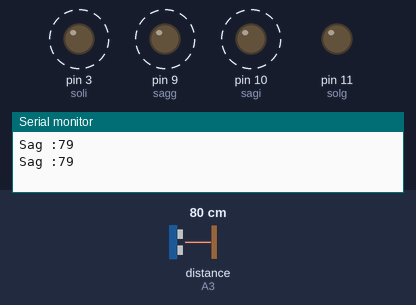
The sketch below on a simulated Arduino Uno, built with avr-gcc and run on an emulated ATmega328P. Shown: output pins drawn as LEDs (lit = HIGH), the last lines printed to the serial monitor. Wiring (inferred from the names in the program): ultrasonic range finder: trigger A2; echo A3. Dashed ring = blinking. Inputs (shaded band) come from the test bench; at power-on: distance to the obstacle (sensor on A3) 80 cm. The echo pulse lasts 58.3 µs per cm; pins used as bus, display or sensor lines are not drawn.

Above: at 0.6 s.
1.3 s: distance to the obstacle (sensor on A3) set to 18 cm
4.3 s: distance to the obstacle (sensor on A3) set to 13 cm
At 5.3 s:
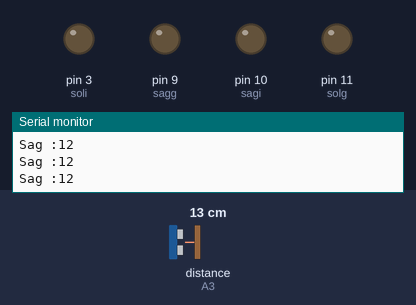
5.8 s: distance to the obstacle (sensor on A3) set to 10 cm
7.3 s: distance to the obstacle (sensor on A3) set to 7 cm
At 7.51 s:
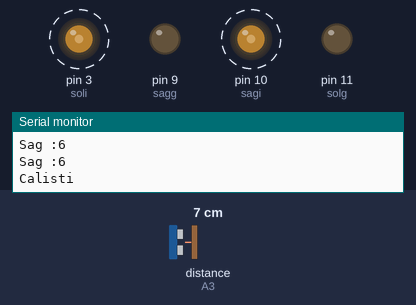
10.3 s: distance to the obstacle (sensor on A3) set to 9 cm
At 10.9 s:
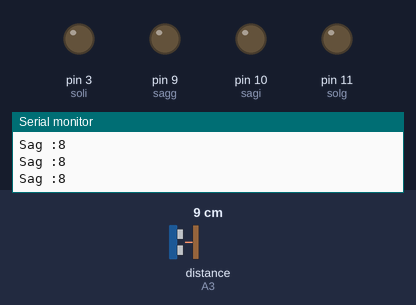
11.8 s: distance to the obstacle (sensor on A3) set to 2 cm
At 12.01 s:
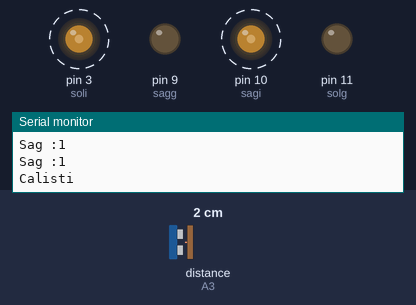
Timing chart, 0 to 15.8 s (numbered marks = the images above; inputs shaded):
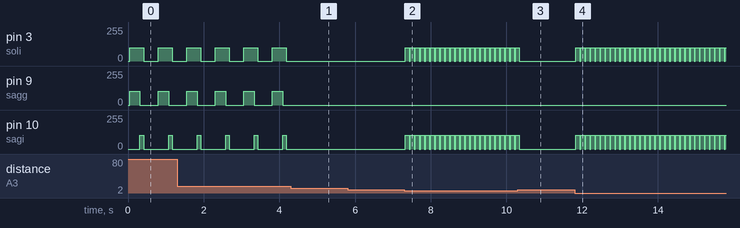

Measured:
- the behaviour switches between 16 and 15 cm on distance to the obstacle (sensor on A3) (found by bisection; images 0 and 1)
- the behaviour switches between 9 and 8 cm on distance to the obstacle (sensor on A3) (found by bisection; images 1 and 2)
- after the input at 4.3 s, pin 3 (soli), pin 9 (sagg), pin 10 (sagi): stops changing and stays 0/255
- after the input at 7.3 s, pin 3 (soli): alternates 101/255 for 0.10 s and 0/255 for 0.03 s, starting at once; pin 10 (sagi): alternates 102/255 for 0.10 s and 0/255 for 0.03 s, starting at once
- after the input at 10.3 s, pin 3 (soli), pin 10 (sagi): goes on until 10.3 s, then stays 0/255
- after the input at 11.8 s, pin 3 (soli): alternates 101/255 for 0.10 s and 0/255 for 0.03 s, starting at once; pin 10 (sagi): alternates 102/255 for 0.10 s and 0/255 for 0.03 s, starting at once
- by itself, pin 3 (soli): alternates 101/255 for 0.37 s and 0/255 for 0.38 s
- by itself, pin 9 (sagg): alternates 102/255 for 0.27 s and 0/255 for 0.48 s

The sketch:

arduino_robot.ino
```cpp
// C++ code
//

int trigSag = A2;
int echoSag = A3;

int trigIleri = A1;
int echoIleri = A0;

long sureSag;
long sureIleri;
long uzaklikSag;
long uzaklikIleri;

// Motor A bağlantıları
int soli = 3;
int solg = 11;
// Motor B bağlantıları
int sagg = 9;
int sagi = 10;


void setup()
{
  // Tüm motor kontrol pinlerini çıkışlara ayarlayın
  pinMode(soli, OUTPUT);
  pinMode(solg, OUTPUT);
  pinMode(sagg, OUTPUT);
  pinMode(sagi, OUTPUT);

  pinMode(trigSag, OUTPUT);
  pinMode(echoSag, INPUT);

  pinMode(trigIleri, OUTPUT);
  pinMode(echoIleri, INPUT);

  Serial.begin(9600);

  // Motorları kapatın - Başlangıç durumu
  analogWrite(soli, 0);
  analogWrite(solg, 0);
  analogWrite(sagg, 0);
  analogWrite(sagi, 0);
}

void loop()
{
  if(distanceMeterSag()<=7){
    Serial.println("Calisti");
    forward(101.50,0,0,102);
    stopmove();
  }
  if(distanceMeterSag()>=15){
    turnright(101.50,0,102,0);
    stopmove();
    delay(50);
    }
}

long distanceMeterSag()
{
    digitalWrite(trigSag, LOW);
    delayMicroseconds(5);
    digitalWrite(trigSag, HIGH);
    delayMicroseconds(10);
    digitalWrite(trigSag, LOW);

    sureSag = pulseIn(echoSag, HIGH);
    uzaklikSag = sureSag / 29.1 / 2;
    delay(15);
    Serial.print("Sag :");
    Serial.println(uzaklikSag);
    return uzaklikSag;
}

long distanceMeterIleri()
{
    digitalWrite(trigIleri, LOW);
    delayMicroseconds(5);
    digitalWrite(trigIleri, HIGH);
    delayMicroseconds(10);
    digitalWrite(trigIleri, LOW);

    sureIleri = pulseIn(echoIleri, HIGH);
    uzaklikIleri = sureIleri / 29.1 / 2;
    delay(15);
    Serial.print("Ileri :");
    Serial.println(uzaklikIleri);
    return uzaklikIleri;
}


// Bu Fonksiyon İleri harekettir
void forward(int s1, int s2, int s3, int s4){
    analogWrite(soli, s1);
    analogWrite(solg, s2);
    analogWrite(sagg, s3);
    analogWrite(sagi, s4);
    delay(100);
    stopmove();
}
void stopmove(){
    analogWrite(soli, 0);
    analogWrite(solg, 0);
    analogWrite(sagg, 0);
    analogWrite(sagi, 0);

}
void turnright(int s1, int s2, int s3, int s4){
    analogWrite(soli, s1);
    analogWrite(solg, s2);
    analogWrite(sagg, s3);
    analogWrite(sagi, s4);
    delay(270);
    forward(101.50,0,0,102);
    delay(300);
}
```
